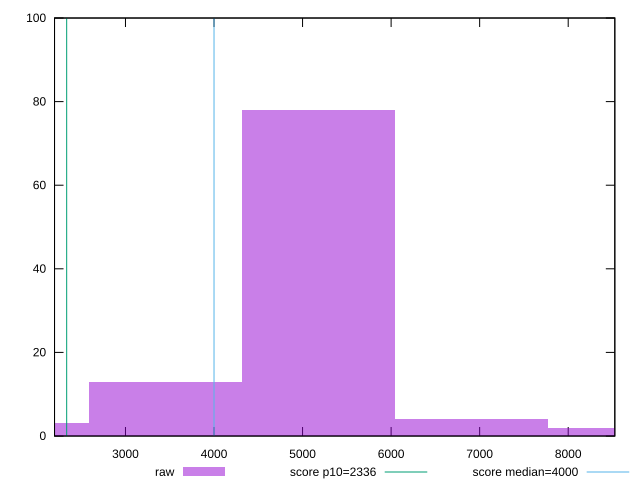

Write the gnuplot code that produced this figure.
reset

$raw <<EOF
5180.673188816148 78
3453.7821258774316 13
6907.564251754863 4
8634.45531469358 2
1726.8910629387158 3
EOF

set key outside below
set boxwidth 1726.8910629387158
set xrange [2198.8225:8526.55]
set yrange [0:100]
set trange [0:100]
set style fill transparent solid 0.5 noborder

set parametric
set terminal svg size 640, 490 enhanced background rgb 'white'
set output "reprap/first-meaningful-paint/samples/pages+cached+noexternal/raw/histogram.svg"

plot $raw title "raw" with boxes, \
     2336,t title "score p10=2336", \
     4000,t title "score median=4000"

reset
